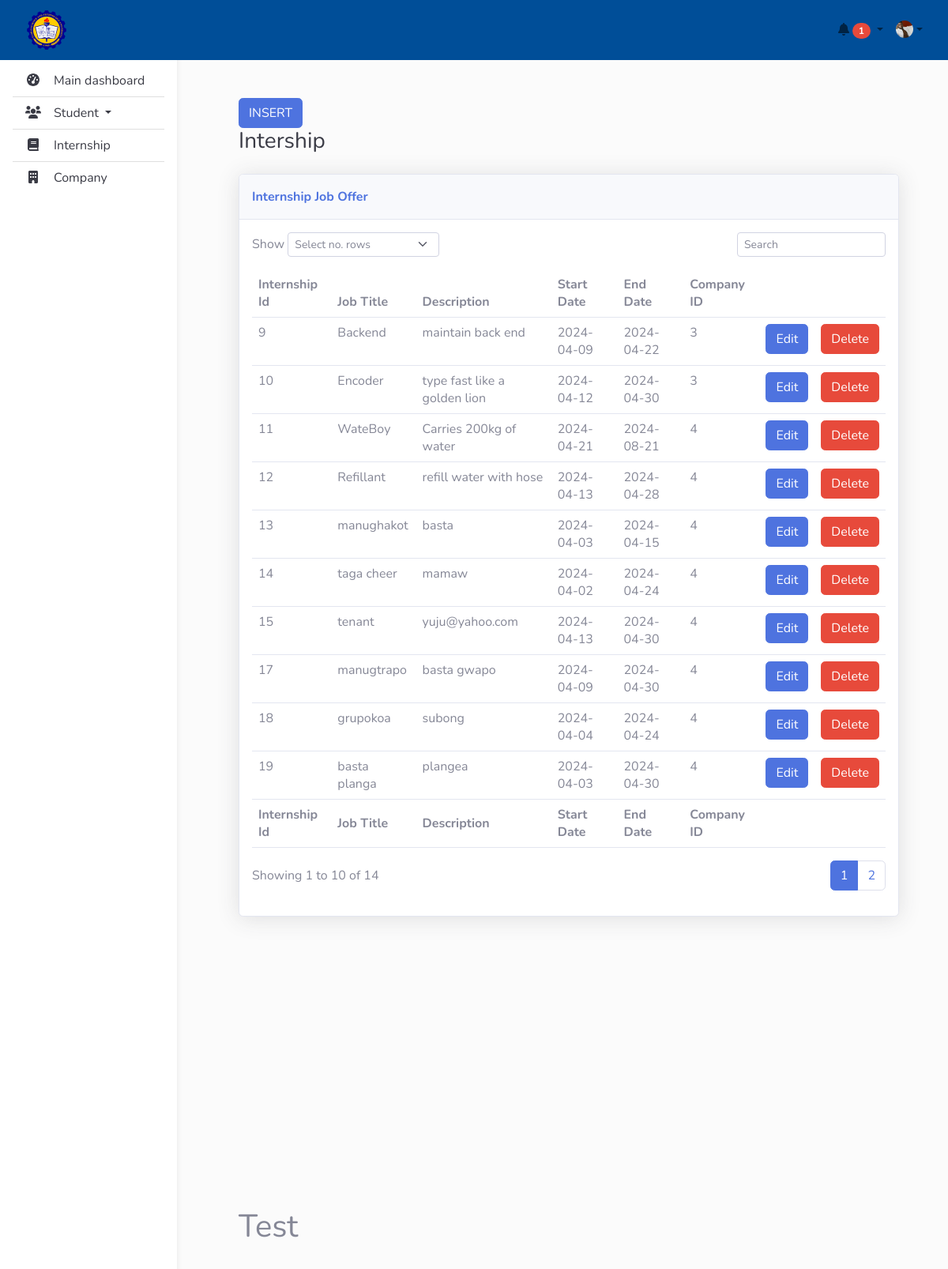
Page /php_source/views/teacherDashboard/teachers_control2.php (signed in) on the committed database.
### tables this page shows
CREATE TABLE `intern_internship` (
  `internship_id` int(11) NOT NULL,
  `title` text NOT NULL,
  `description` text NOT NULL,
  `start_date` date NOT NULL,
  `end_date` date NOT NULL,
  `company_id` int(10) NOT NULL
);

### php_source/views/teacherDashboard/teachers_control2.php (the view, shortened to what this page needs)
<html>
     <head>
        <link rel="stylesheet" href="../../../assets/bootstrap/css/bootstrap.min.css">
        <link rel="stylesheet" href="../../../assets/css/main.css">
        <link href="https://cdnjs.cloudflare.com/ajax/libs/font-awesome/5.15.3/css/all.min.css" rel="stylesheet">
     </head>
     <body>
        <?php include ("../../includes/sidenav.php");?>
        <?php include ("../../includes/topnav.php"); ?>
          <main>
               <div id="" class="container pt-4 main" style="margin-top: 100px; padding: 60px 50px;">
                    <div class="row" id="dashboard">
                         <div class="container-fluid" id="body-content">
                              <button class="btn btn-primary" data-bs-toggle="modal" data-bs-target="#exampleModal">INSERT</button>
                              <h3 class="text-dark mb-4">Intership</h3>
                              <div class="card shadow">
                                   <div class="card-header py-3">
                                        <p class="text-primary m-0 fw-bold">Internship Job Offer</p>
                                   </div>
                                   <div class="card-body">
                                        <div class="row">
                                             <div class="col-md-6 text-nowrap">
                                                  <div id="dataTable_length" class="dataTables_length" aria-controls="dataTable"><label class="form-label">Show&nbsp;<select class="d-inline-block form-select form-select-sm" id="recordsPerPage">
                                                                           <option >Select no. rows</option>
                                                                           </select>&nbsp;</label></div>
                                             </div>
                                             <div class="col-md-6">
                                                  <div class="text-md-end dataTables_filter" id="dataTable_filter"><label class="form-label"><input type="search" id="searchInput" class="form-control form-control-sm" aria-controls="dataTable" placeholder="Search"></label></div>
                                             </div>
                                        </div>
                                        <div class="table-responsive table mt-2" id="dataTable" role="grid" aria-describedby="dataTable_info">
                                             <table class="table my-0" id="dataTable">
                                                  <thead>
                                                       <tr>
                                                            <th>Internship Id</th>
                                                            <th>Job Title</th>
                                                            <th>Description</th>
                                                            <th>Start Date</th>
                                                            <th>End Date</th>
                                                            <th>Company ID</th>
                                                       </tr>
                                                  </thead>
                                                  <tbody>
                                                       <?php
                                                            require_once ('../../../connection/connect.php');
                                                            $records_per_page = isset($_GET['per_page']) ? $_GET['per_page'] : 10;
                                                            $current_page = isset($_GET['page']) ? $_GET['page'] : 1;
                                                            $start_from = ($current_page - 1) * $records_per_page;
                                                            $sql = "SELECT * FROM intern_internship LIMIT $start_from, $records_per_page";
                                                            if ($result = $conn->query($sql)){
                                                                 while ($row = $result->fetch_assoc()){
                                                                      $intern_id = $row['internship_id'];
                                                                      $title = $row['title'];
                                                                      $desc = $row['description'];
                                                                      $start_date = $row['start_date'];
                                                                      $end_date = $row['end_date'];
                                                                      $company_id = $row['company_id'];
                                                       ?>
                                                       <tr>
                                                            <td><?php echo $intern_id; ?></td>
                                                            <td><?php echo $title; ?></td>
                                                            <td><?php echo $desc; ?></td>
                                                            <td><?php echo $start_date; ?></td>
                                                            <td><?php echo $end_date; ?></td>
                                                            <td><?php echo $company_id; ?></td>
                                                            <td><a class="btn btn-primary update-btn"
                                                            data-bs-toggle='modal'
                                                            data-bs-target='#exampleUpdateModal'
                                                            data-id="<?php echo $intern_id; ?>"
                                                            data-title="<?php echo $title; ?>"
                                                            data-desc="<?php echo $desc; ?>"
                                                            data-start_date="<?php echo $start_date; ?>"
                                                            data-end_date="<?php echo $end_date; ?>"
                                                            data-comp_id="<?php echo $company_id?>">Edit</a></td>
                                                            <td><a class="btn btn-danger delete-btn" data-id="<?php echo $intern_id;?>">Delete</a></td>
                                                       </tr>
                                                       <?php
                                                                 }
                                                            }
                                                            $total_records_sql = "SELECT COUNT(*) AS total FROM  intern_internship";
                                                            $total_records_result = $conn->query($total_records_sql);
                                                            $total_records_row = $total_records_result->fetch_assoc();
                                                            $total_records = $total_records_row['total'];
                                                            $total_pages = ceil($total_records / $records_per_page);
                                                       ?>
                                                  </tbody>
                                                  <tfoot>
                                                            <tr>
                                                                 <th>Internship Id</th>
                                                                 <th>Job Title</th>
                                                                 <th>Description</th>
                                                                 <th>Start Date</th>
                                                                 <th>End Date</th>
                                                                 <th>Company ID</th>
                                                            </tr>
                                                  </tfoot>
                                             </table>
                                        </div>
                                        <div class="row">
                                             <div class="col-md-6 align-self-center">
                                                  <p id="dataTable_info" class="dataTables_info" role="status" aria-live="polite">Showing 1 to <?php echo $records_per_page?> of <?php echo $total_records;?></p>
                                             </div>
                                             <div class="col-md-6">
                                                  <nav class="d-lg-flex justify-content-lg-end dataTables_paginate paging_simple_numbers">
                                                       <ul class="pagination">
                                                            <?php for ($i = 1; $i <= $total_pages; $i++){ ?>
                                                                 <li class="page-item <?php if ($i == $current_page) echo 'active'; ?>">
                                                                      <a class="page-link" id="page_change" href="?page=<?php echo $i; ?>"><?php echo $i; ?></a>
                                                                 </li>
                                                            <?php } ?>
                                                       </ul>
                                                  </nav>
                                             </div>
                                        </div>
                                   </div>
                              </div>
                              <div  id="" class="container pt-4 main" style="margin-top: 100px; padding: 60px 50px;">
                                        </div>
                         <div  id="" class="container pt-4 main" style="margin-top: 100px; padding: 60px 50px;">
                         </div>
                         <h1 id="company_id">Test</h1>
                    </div>
                </div>
            </div>
          </main>
     </body>
</html>

### assets/css/main.css (style rules this page uses)
body { background-color: #fbfbfb; }
@media (min-width: 991.98px) { main { padding-left: 240px; } }

### rows in the picture
intern_internship: internship_id "9", title "Backend", description "maintain back end", start_date "2024-04-09", end_date "2024-04-22", company "3"
intern_internship: internship_id "10", title "Encoder", description "type fast like a golden lion", start_date "2024-04-12", end_date "2024-04-30", company "3"
intern_internship: internship_id "11", title "WateBoy", description "Carries 200kg of water", start_date "2024-04-21", end_date "2024-08-21", company "4"
intern_internship: internship_id "12", title "Refillant", description "refill water with hose", start_date "2024-04-13", end_date "2024-04-28", company "4"
intern_internship: internship_id "13", title "manughakot", description "basta", start_date "2024-04-03", end_date "2024-04-15", company "4"
intern_internship: internship_id "14", title "taga cheer", description "mamaw", start_date "2024-04-02", end_date "2024-04-24", company "4"
intern_internship: internship_id "15", title "tenant", description "yuju@yahoo.com", start_date "2024-04-13", end_date "2024-04-30", company "4"
intern_internship: internship_id "17", title "manugtrapo", description "basta gwapo", start_date "2024-04-09", end_date "2024-04-30", company "4"
intern_internship: internship_id "18", title "grupokoa", description "subong", start_date "2024-04-04", end_date "2024-04-24", company "4"
intern_internship: internship_id "19", title "basta planga", description "plangea", start_date "2024-04-03", end_date "2024-04-30", company "4"

### other values in the picture
$records_per_page "10"
$total_records "14"
